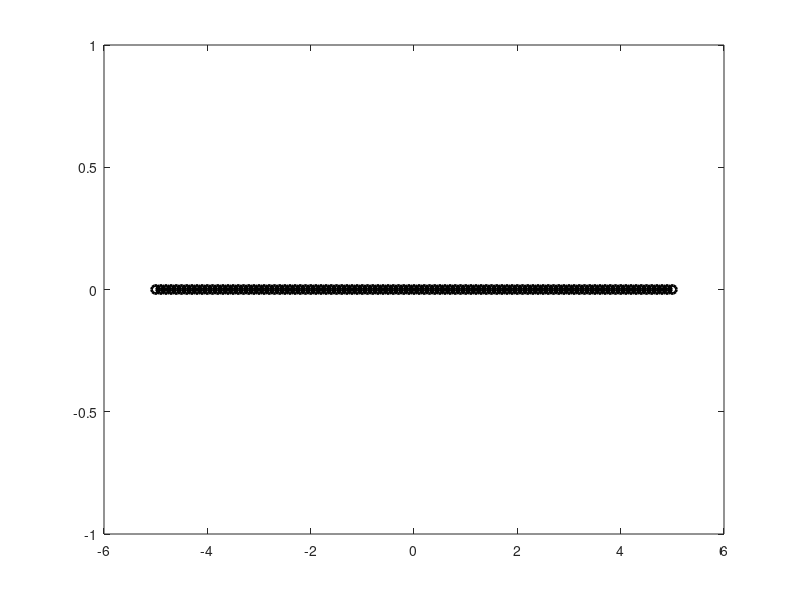

Write MATLAB code to recreate this figure. (Note: this script raises an error after producing the figure.)
clear all; close all; clc
% Define the domain of interest
x = linspace(-5, 5, 101);
a = 0;
m = [1, 2, 5, 10];
prm = {'-rs', '-gd', '-bv', '-mp'};
lgd = {'f(x) = e^x'};

% Plot f(x) = exp(x)
plot(x, abs(exp(x)- exp(x)), '-ko', 'linewidth', 2.0);
hold on;

% Plot f_m(x)
for i = 1:length(m)
  y = exp_taylor(x, m(i), a);
  z = abs((exp(x) - y)./exp(x));
  z(z>1) = 1;
  plot(x, z , prm{i}, 'linewidth', 1.5);
end
title(['Bounded relative error: abs( (e^x - f_m(x)) / e^x)']);
